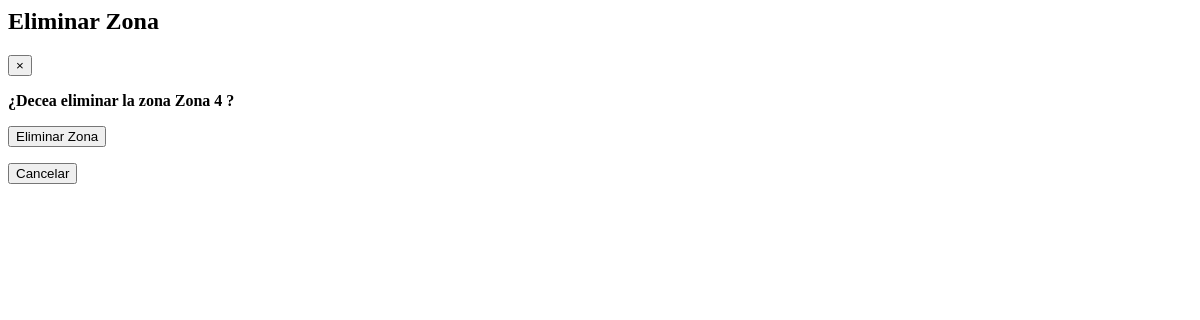
The app's page /flora/eliminar/zona/5, older data.
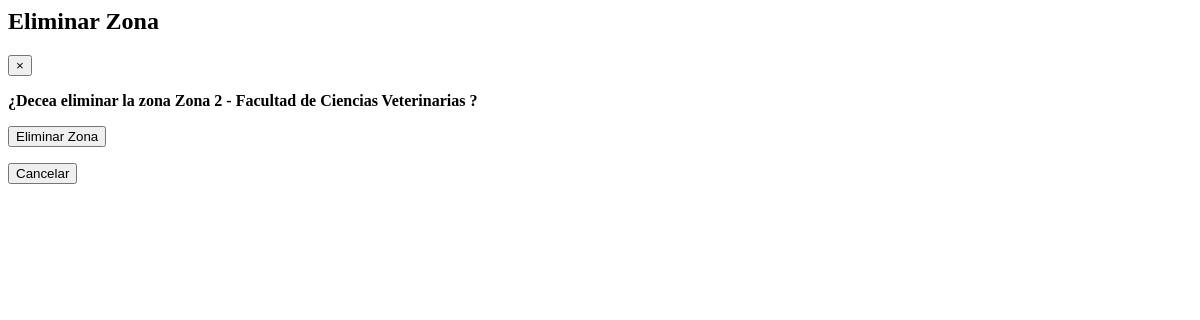
The same page, newer data.
### flora/models.py (models this page shows, shortened)
class Zona(models.Model):
    Nombre = models.CharField(max_length=60,blank=False, unique=True)
    Descripcion = models.CharField(max_length=200, blank=False)
    Especie = models.ManyToManyField(to='flora.Especie', through='flora.Ubicacion')

### flora/views.py (the view)
# urls.py: path('eliminar/zona/<int:pk>', views.EliminarZona.as_view(), name='eliminar_zona')
class EliminarZona(DeleteView):
    model = Zona
    template_name = 'confirmar_elimminacion.html'
    success_url = reverse_lazy('mostrar_zona')

### flora/templates/confirmar_elimminacion.html (shortened to what this page needs)
<div class="modal-dialog modal-lg" role="document">
    <div class="modal-content">
        <div class="modal-header">
            <h2 class="modal-title">Eliminar Zona</h2>
            <button class="close" type="button" data-dismiss="modal" aria-label="Cerrar"><span aria-hidden="true">&times;</span></button>
        </div>
        <div class="modal-body">
            <form method="post" action="{% url 'eliminar_zona' object.id %}">
                <p><strong>¿Decea eliminar la zona {{ object.Nombre }} ?</strong></p>
                <button class="btn btn-warning" type="submit">Eliminar Zona</button>
            </form>
        </div>
        <div class="modal-footer">
            <button class="btn btn-danger" type="button" data-dismiss="modal">Cancelar</button>
        </div>
    </div>
</div>

Row changes from the older to the newer data that the page shows:
changed Zona: Nombre "Zona 4" → "Zona 2 - Facultad de Ciencias Veterinarias"
